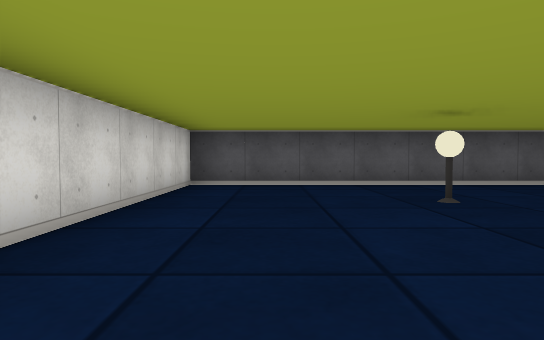
View 1 (above)

12 first-person views from a walk through a cub3D level. The camera is about half as high as the walls, tilts 2° down and sees 75° across. The floor is counted in squares. Each view is taken from the middle of a square. On the plan, view 1 faces up. The plan holds only what a view shows up to about 9 squares ahead; the rest is blank.

View 2
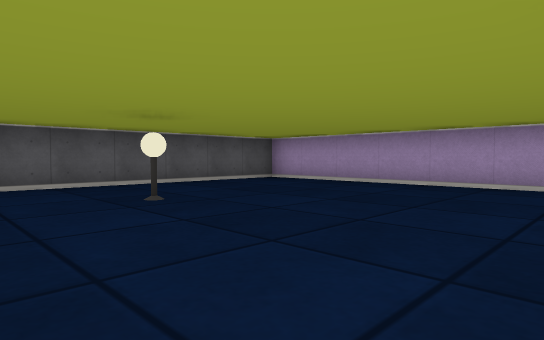

View 3
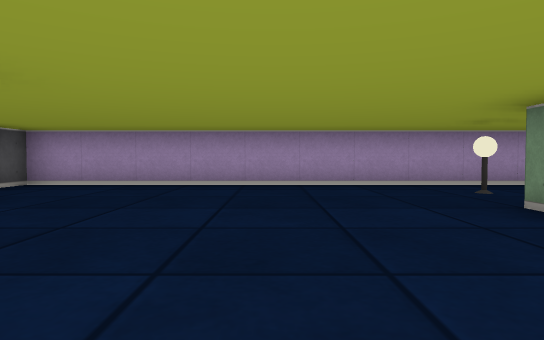

View 4
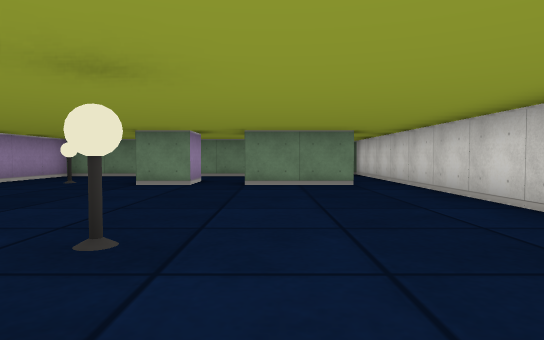

View 5
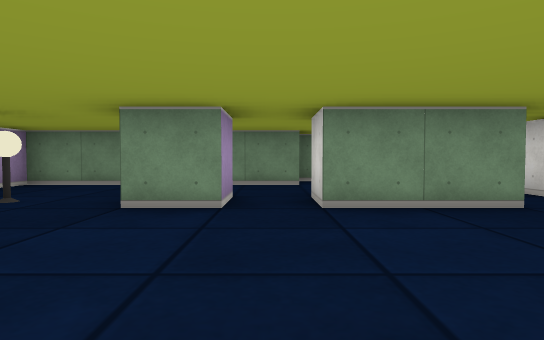

View 6
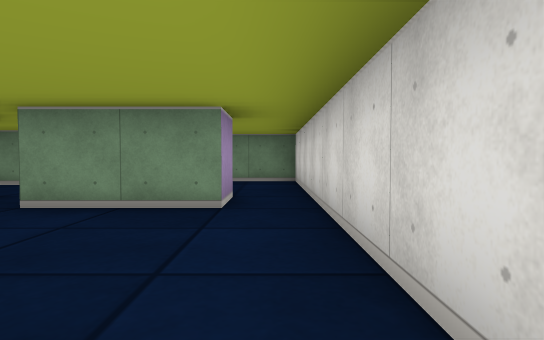

View 7
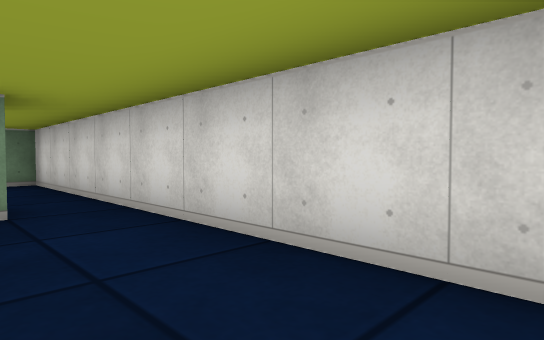

View 8
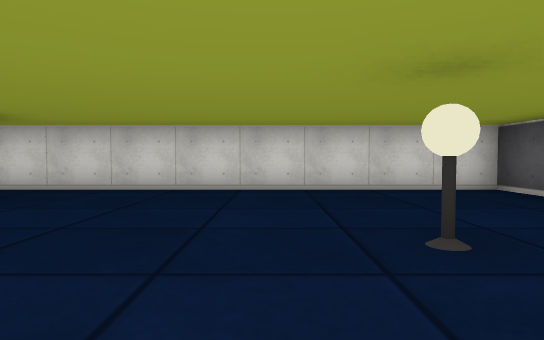

View 9
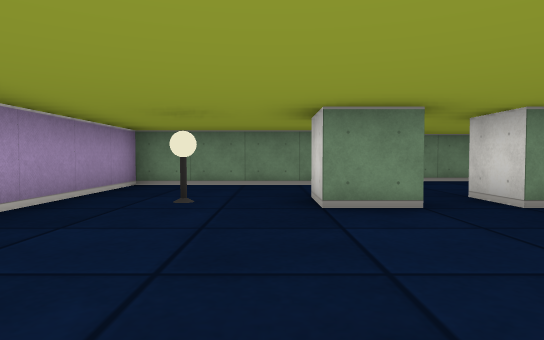

View 10
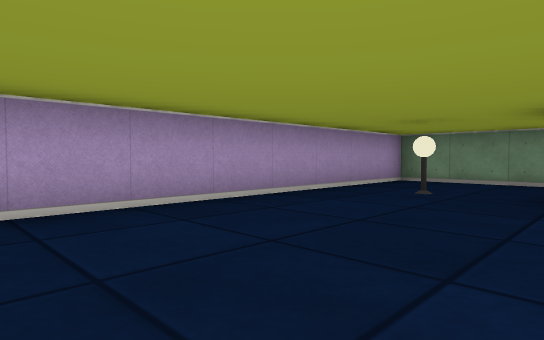

View 11
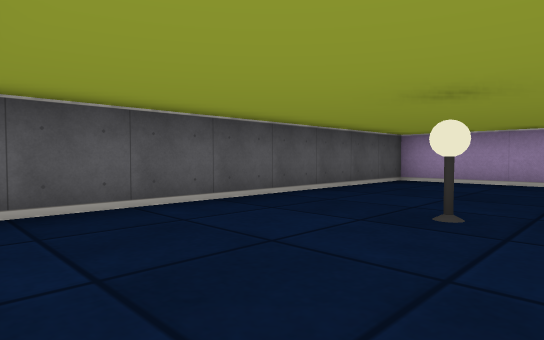

View 12
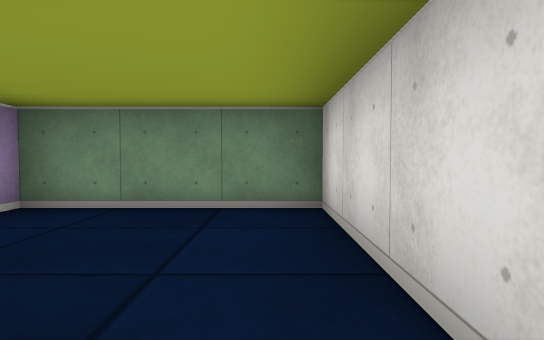

### Floor plan
Points are (right, up) in squares from view 1. A wall is a line through its corners. A room is listed if a view was taken in it or the views show most of it. See-through windows are left out.
Room 1 (views 1, 2, 3, 4, 5, 6, 7, 8, 9, 10, 11, 12)
walls: (2.5, -1.5) (2.5, -0.5) (3.5, -0.5) (3.5, -1.5); (-0.5, -1.5) (-0.5, -0.5) (1.5, -0.5) (1.5, -1.5); (1.4, -3.5) (6.5, -3.5) (6.5, 6.5) (-1.5, 6.5) (-1.5, -4.5) (1.5, -4.5)
objects: lamp (2, 4); lamp (5, -1)

Positions as (right, up) in squares from view 1, and headings:
1: (0, 0), facing up
2: (0, 0), facing up-right
3: (0, 2), facing right
4: (1, 6), facing down
5: (2, 3), facing down
6: (-1, 3), facing down
7: (0, 3), facing down-left
8: (4, 3), facing left
9: (4, 3), facing down
10: (3, 4), facing down-right
11: (-1, 3), facing up-right
12: (-1, -1), facing down
